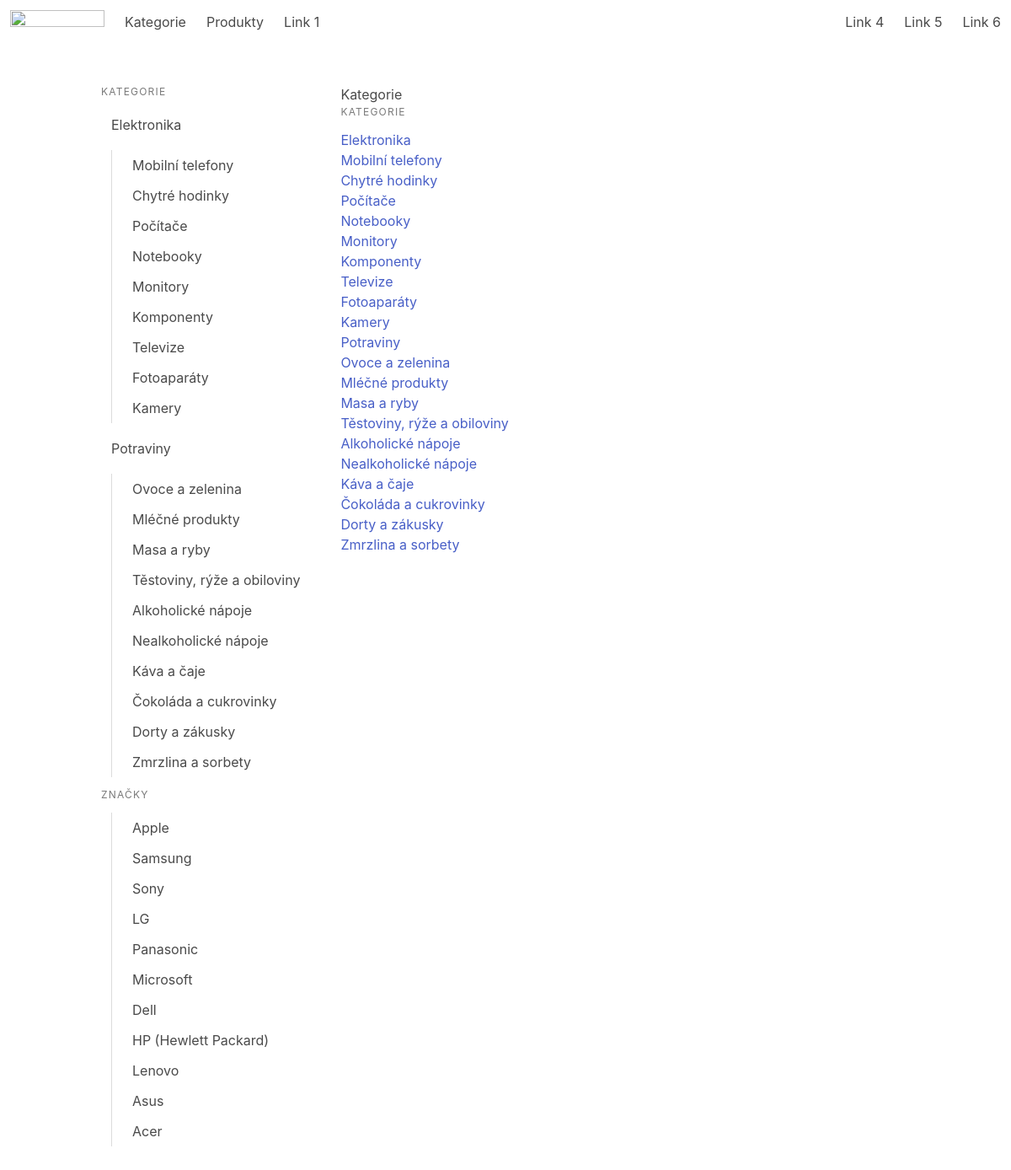
/kategorie/, run on an earlier commit of the app's database.
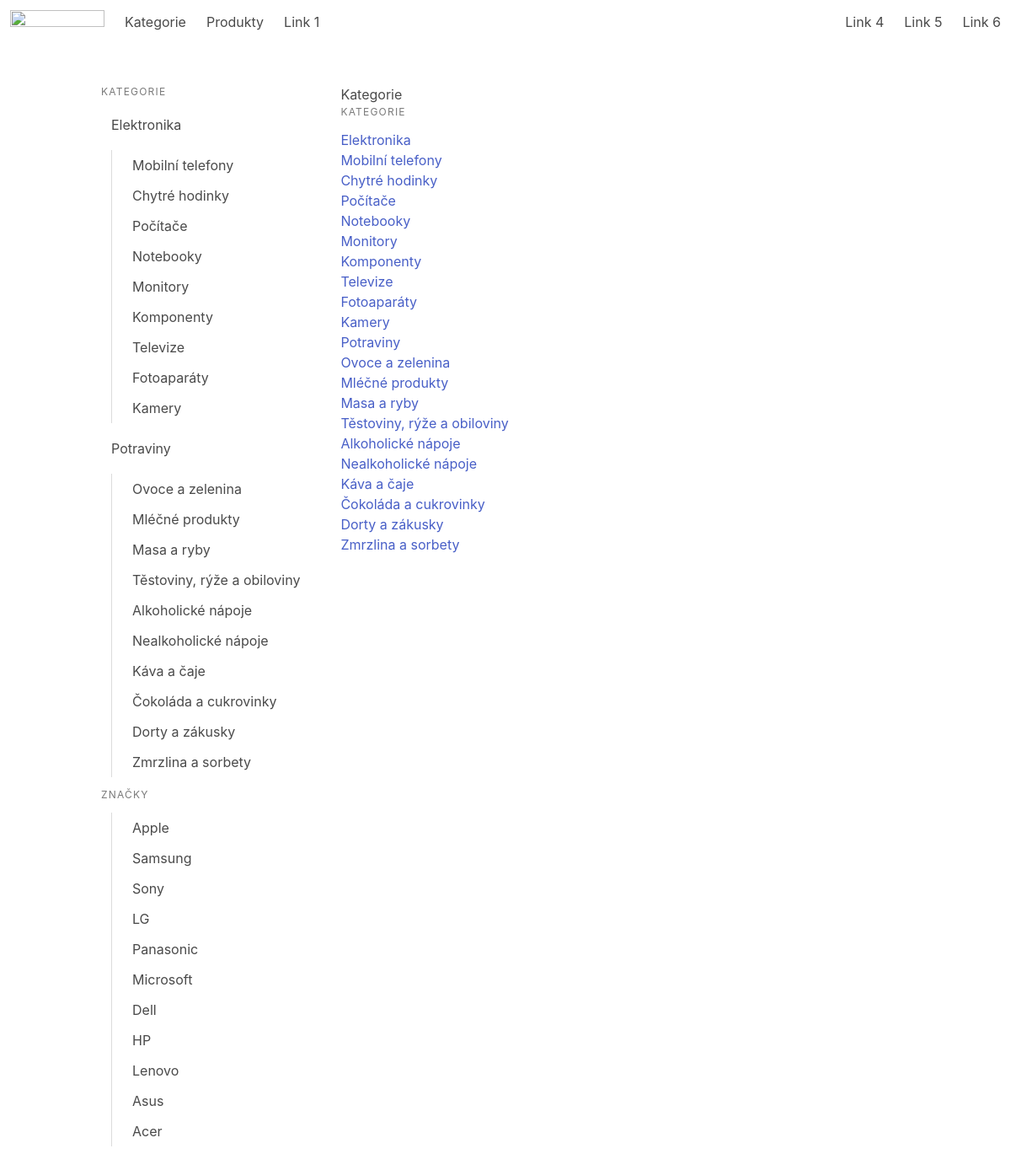
And on a later commit of the database.
### eshop/models.py (models this page shows, shortened)
class SlugNazevModel(models.Model):
    nazev = models.CharField(max_length=100)
    slug = models.SlugField(max_length=100, blank=True)
    class Meta:
        abstract = True

class Kategorie(SlugNazevModel):
    nadkategorie = models.ForeignKey(
        'self',
        on_delete=models.PROTECT,
        blank=True,
        null=True,
        related_name='podkategorie',
    )
    def get_absolute_url(self):
        return reverse('eshop:kategorie_detail', kwargs={'slug': self.slug})

class Znacka(SlugNazevModel):
    logo = models.ImageField(blank=True, upload_to='%Y/%m/%d')
    def get_absolute_url(self):
        return reverse('eshop:znacka_detail', kwargs={'slug': self.slug})

### eshop/views.py (the view)
# urls.py: path('kategorie/', views.kategorie_list, name='kategorie'),
def kategorie_list(request):
    object_list = Kategorie.objects.all()
    return render(request, 'eshop/kategorie.html', context={'object_list': object_list})

### eshop/context_processor.py (called while the page is built)
def kategorie_context(request):
    kategorie = Kategorie.objects.select_related('nadkategorie')
    znacky = Znacka.objects.all()
    return {
        'KATEGORIE': kategorie,
        'ZNACKY': znacky,
    }

### eshop/templates/eshop/kategorie.html
{% extends 'eshop/_layout.html' %}
{% block eshop_content %}
<h1 title="Kategorie">Kategorie</h1>
<aside class="menu">
    <p class="menu-label">Kategorie</p>
    <ul class="-menu-list">
        {% for item in object_list %}
        <li>
            <a href="{{ item.get_absolute_url }}">{{ item.nazev }}</a>
        </li>
        {% endfor %}
    </ul>
</aside>
{% endblock %}

### eshop/templates/eshop/_layout.html (shortened to what this page needs)
<!DOCTYPE html>
<html>
<head>
    <link rel="stylesheet" href="https://cdn.jsdelivr.net/npm/bulma@0.9.4/css/bulma.min.css">
</head>
<body>
{% include 'eshop/include/nav.html' %}
<section class="section">
    <div class="container">
        <div class="columns">
            <div class="column is-narrow">
                <aside class="menu">
                    <p class="menu-label">Kategorie</p>
                    <ul class="menu-list">
                        {% for KAT in KATEGORIE %}
                            {% if not KAT.nadkategorie %}
                                <li>
                                    <a {% if KAT == kategorie %}class="is-active"{% endif %} href="{{ KAT.get_absolute_url }}">{{ KAT.nazev }}</a>
                                    <ul>
                                        {% for PODKAT in KAT.podkategorie.all %}
                                            <li><a {% if PODKAT == kategorie %}class="is-active"{% endif %} href="{{ PODKAT.get_absolute_url }}">{{ PODKAT.nazev }}</a></li>
                                        {% endfor %}
                                    </ul>
                                </li>
                            {% endif %}
                        {% endfor %}
                    </ul>
                    <p class="menu-label">Značky</p>
                    <ul class="menu-list">
                        <li>
                            <ul>
                                {% for ZNACKA in ZNACKY %}
                                    <li><a {% if ZNACKA == znacka %}class="is-active"{% endif %} href="{{ ZNACKA.get_absolute_url }}">{{ ZNACKA.nazev }}</a></li>
                                {% endfor %}
                            </ul>
                        </li>
                    </ul>
                </aside>
            </div>
            <div class="column">
                {% block eshop_content %}
                {% endblock %}
            </div>
        </div>
    </div>
</section>
</body>
</html>

What changed in the data, as far as the page shows it:
removed Znacka: nazev "HP (Hewlett Packard)"
added Znacka: nazev "HP"
